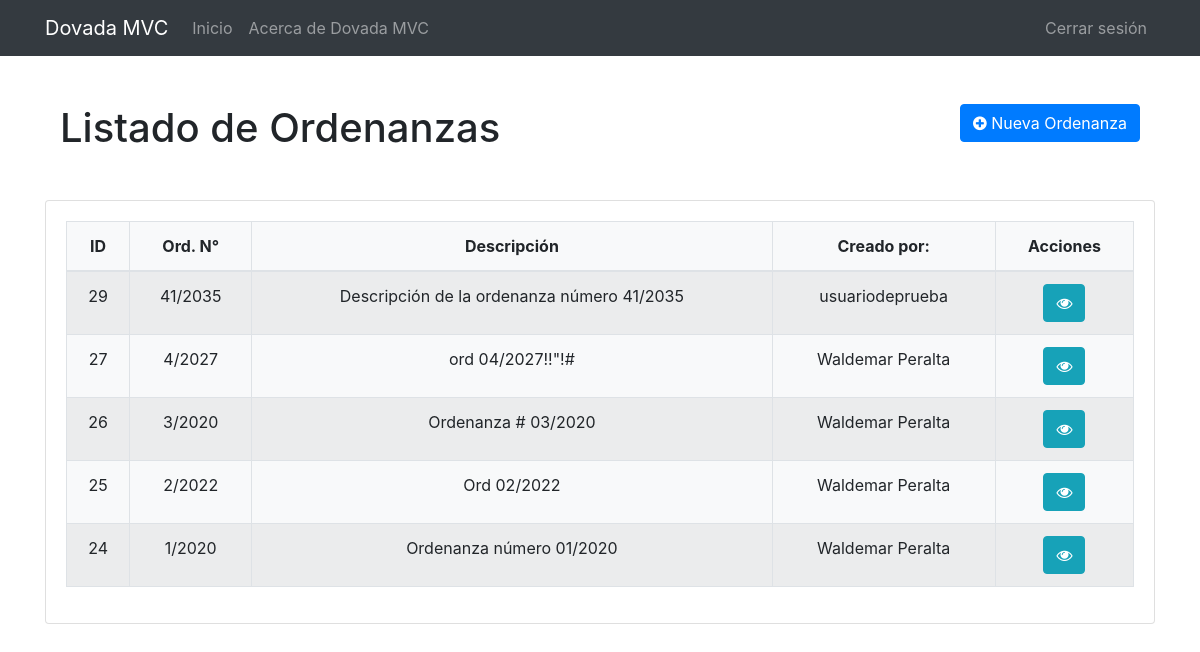
The app's page /ordenanzas (signed in) with its own data.
### tables this page shows
CREATE TABLE IF NOT EXISTS `ordenanzas` (
  `ordId` int NOT NULL AUTO_INCREMENT,
  `ordIdUsuario` int NOT NULL,
  `ordNro` int NOT NULL,
  `ordAño` int NOT NULL,
  `ordDescripcion` varchar(255) NOT NULL,
  `ordRuta` varchar(255) NOT NULL,
  `ordNombrePdf` varchar(255) NOT NULL,
  PRIMARY KEY (`ordId`)
);

CREATE TABLE IF NOT EXISTS `usuarios` (
  `usrId` int NOT NULL AUTO_INCREMENT,
  `usrNombre` varchar(255) NOT NULL,
  `usrEmail` varchar(255) NOT NULL,
  `usrUsername` varchar(255) NOT NULL,
  `usrPassword` varchar(255) NOT NULL,
  `usrFechaCreacion` datetime NOT NULL DEFAULT CURRENT_TIMESTAMP,
  PRIMARY KEY (`usrId`)
);

### app/controllers/Ordenanzas.php (called while the page is built, shortened)
<?php
class Ordenanzas extends Controller {
    public function __construct(){
        $this->ordenanzaModel = $this->model('Ordenanza');
    }
    public function index(){
        $ordenanzas = $this->ordenanzaModel->getOrdenanzas();
        $data = [
            'title' => 'Listado de Ordenanzas',
            'ordenanzas' => $ordenanzas
        ];
        $this->view('ordenanzas/index', $data);
    }
}

### app/libraries/Core.php (called while the page is built, shortened)
<?php
class Core {
    protected $currentMethod = 'index';
    public function __construct(){
        $url = $this->getUrl();
            if(isset($url[0]) && file_exists('../app/controllers/' . ucwords($url[0]) . '.php')){
                unset($url[0]);
            }
            $this->currentController = new $this->currentController;
            $this->params = $url ? array_values($url) : [];
            call_user_func_array([$this->currentController, $this->currentMethod], $this->params);
    }
    public function getUrl(){
        if(isset($_GET['url'])){
            $url = rtrim($_GET['url'], '/');
            $url = filter_var($url, FILTER_SANITIZE_URL);
            $url = explode('/', $url);
            return $url;
        }
    }
}

### app/libraries/Database.php (called while the page is built, shortened)
<?php
class Database {
    private $host = DB_HOST;
    private $username = DB_USERNAME;
    private $password = DB_PASSWORD;
    private $dbName = DB_NAME;
    private $dbHandler;
    private $stmt;
    public function __construct(){
        $dsn = 'mysql:host=' . $this->host . ';dbname=' . $this->dbName;
        $options = array(
            PDO::ATTR_PERSISTENT => true,
            PDO::ATTR_ERRMODE => PDO::ERRMODE_EXCEPTION
        );
        try{
            $this->dbHandler = new PDO($dsn, $this->username, $this->password, $options);
        }catch(PDOException $e){
            $this->error = $e->getMessage();
            echo $this->error;
        }
    }
    public function query($sql){
        $this->stmt = $this->dbHandler->prepare($sql);
    }
    public function execute(){
        return $this->stmt->execute();
    }
    public function getAllRows(){
        $this->execute();
        return $this->stmt->fetchAll();
    }
}

### app/models/Ordenanza.php (called while the page is built, shortened)
<?php
class Ordenanza {
    private $db;
    public function __construct(){
        $this->db = new Database;
    }
    public function getOrdenanzas(){
        $this->db->query('SELECT * FROM ordenanzas JOIN usuarios ON ordenanzas.ordIdUsuario = usuarios.usrId ORDER BY ordenanzas.ordId DESC');
        $result = $this->db->getAllRows();
        return $result;
    }
}

### app/views/ordenanzas/index.php (the view, shortened to what this page needs)
<?php require APPROOT . '/views/inc/header.php'; ?>
    <div class="container">
        <div class="row mt-5">
            <div class="col-md-6">
                <h1 class="mb-5"><?php echo $data['title']; ?></h1>
            </div>
            <div class="col-md-6">
                <a href="<?php echo URLROOT; ?>/ordenanzas/alta" class="btn btn-primary pull-right"><i class="fa fa-plus-circle" aria-hidden="true"></i> Nueva Ordenanza</a>
            </div>
        </div>
        <div class="row">
            <div class="col-md-12 card card-body">
                <div class="table-responsive">
                    <table id="dataTable" class="table table-striped table-hover table-bordered bg-light text-center">
                        <thead>
                            <tr>
                                <th>ID</th>
                                <th>Ord. N°</th>
                                <th>Descripción</th>
                                <th>Creado por:</th>
                                <th>Acciones</th>
                            </tr>
                        </thead>
                        <tbody>
                            <?php
                                foreach($data['ordenanzas'] as $ordenanza){
                                    echo '<tr>';
                                    echo '<td>'. $ordenanza['ordId'] .'</td>';
                                    echo '<td>'. $ordenanza['ordNro'] . '/' . $ordenanza['ordAño'] .'</td>';
                                    echo '<td>'. $ordenanza['ordDescripcion'] .'</td>';
                                    echo '<td>'. $ordenanza['usrNombre'] .'</td>';
                                    echo '<td><button data-ruta="'. $ordenanza['ordRuta'] .'" type="button" class="btn btn-info btnVerOrdenanza"><i class="fa fa-eye"></i></button></td>';
                                    echo '</tr>';
                                }
                            ?>
                        </tbody>
                    </table>
                </div>
            </div>
        </div>
    </div>
<?php require APPROOT . '/views/inc/footer.php'; ?>

### app/libraries/Controller.php (shortened to what this page needs)
<?php
class Controller {
    public function view($view, $data = []){
        if(file_exists('../app/views/' . $view . '.php')){
            require_once '../app/views/' . $view . '.php';
        }else{
            die('View does not exist');
        }
    }
}

### app/views/inc/header.php (shortened to what this page needs)
<!DOCTYPE html>
<html lang="es">
<head>
    <link link rel="stylesheet" href="<?php echo URLROOT; ?>/vendor/bootstrap/css/bootstrap.css">
    <link rel="stylesheet" href="https://stackpath.bootstrapcdn.com/font-awesome/4.7.0/css/font-awesome.min.css">
    <link rel="stylesheet" type="text/css" href="https://cdn.datatables.net/v/bs4/dt-1.10.22/datatables.min.css"/>
    <link rel="stylesheet" href="<?php echo URLROOT; ?>/css/main.css">
</head>
<body>
<?php require APPROOT . '/views/inc/navbar.php'; ?>
<div class="container">

### app/views/inc/navbar.php (shortened to what this page needs)
<nav class="navbar navbar-expand-lg navbar-dark bg-dark mb-3">
    <div class="container">
        <a class="navbar-brand" href="<?php echo URLROOT; ?>"><?php echo SITENAME; ?></a>
        <div class="collapse navbar-collapse" id="navbarsExampleDefault">
            <ul class="navbar-nav mr-auto">
                <li class="nav-item">
                    <a class="nav-link" href="<?php echo URLROOT; ?>">Inicio</a>
                </li>
                <li class="nav-item">
                    <a class="nav-link" href="<?php echo URLROOT; ?>/pages/about">Acerca de <?php echo SITENAME; ?></a>
                </li>
            </ul>
            <ul class="navbar-nav ml-auto">
                <?php if(isset($_SESSION['usrId'])) : ?>
                    <li class="nav-item">
                        <a class="nav-link" href="<?php echo URLROOT; ?>/usuarios/logout">Cerrar sesión</a>
                    </li>
                <?php endif; ?>
            </ul>
        </div>
    </div>
</nav>

### app/views/inc/footer.php (shortened to what this page needs)
    </div>
</body>
</html>

### public/index.php (shortened to what this page needs)
<?php
$coreLibrary = new Core;
?>
<!DOCTYPE html>
<html lang="es">
<head>
</head>
<body>
</body>
</html>

### records on screen
ordenanzas: ordId "29", ordNro "41", ordAño "2035", ordDescripcion "Descripción de la ordenanza número 41/2035", usuarios.usrNombre "usuariodeprueba"
ordenanzas: ordId "27", ordNro "4", ordAño "2027", ordDescripcion "ord 04/2027!!\"!#", usuarios.usrNombre "Waldemar Peralta"
ordenanzas: ordId "26", ordNro "3", ordAño "2020", ordDescripcion "Ordenanza # 03/2020", usuarios.usrNombre "Waldemar Peralta"
ordenanzas: ordId "25", ordNro "2", ordAño "2022", ordDescripcion "Ord 02/2022", usuarios.usrNombre "Waldemar Peralta"
ordenanzas: ordId "24", ordNro "1", ordAño "2020", ordDescripcion "Ordenanza número 01/2020", usuarios.usrNombre "Waldemar Peralta"

### other values on screen
SITENAME "Dovada MVC"
$data['title'] "Listado de Ordenanzas"
